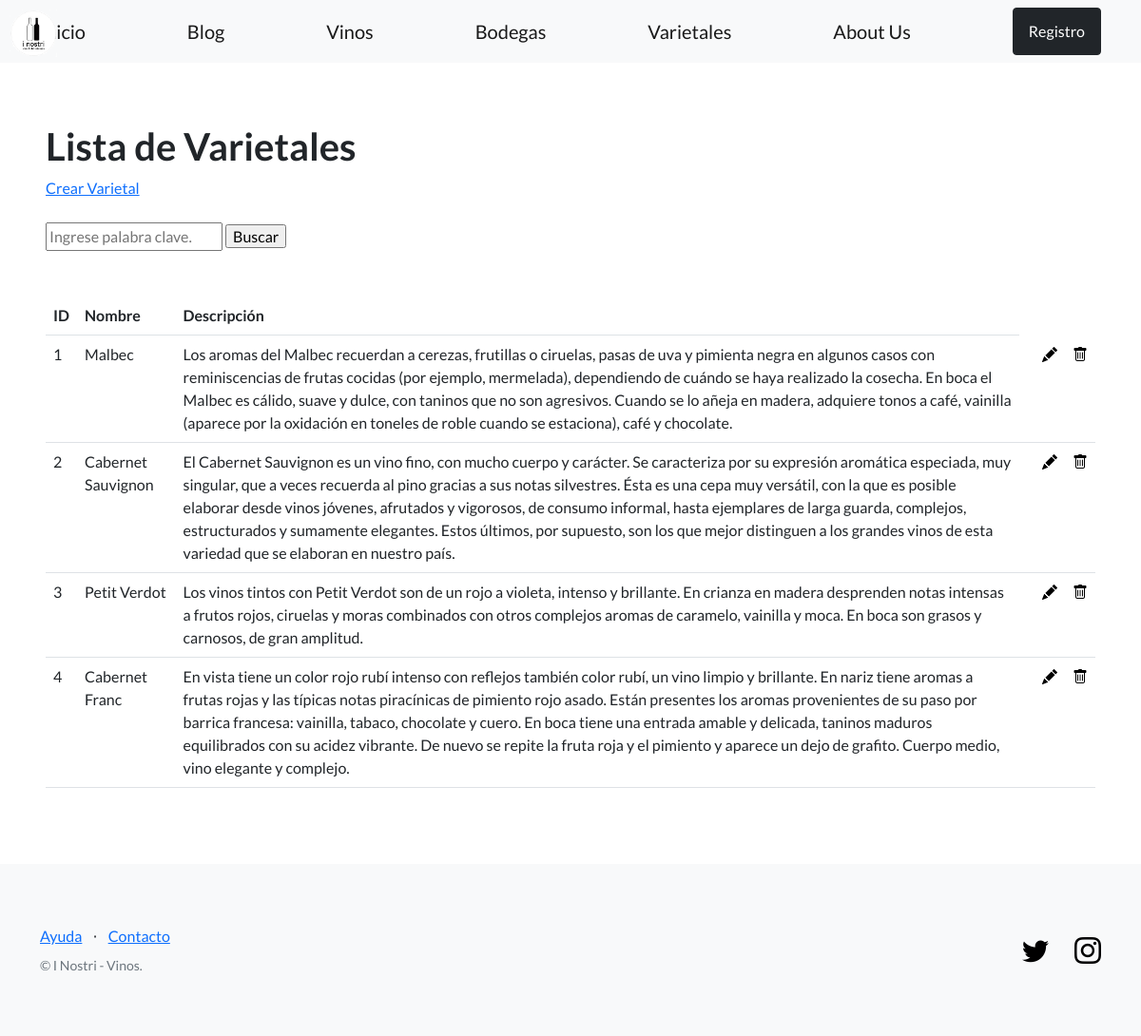
Screenshot of /inostri/varietales/ with the database file from the repository.
### app_inostri/models.py (models this page shows, shortened)
class Varietal(models.Model):
    nombre = models.CharField(max_length=64)
    descripcion = models.TextField(blank=True)

### app_inostri/views.py (the view)
# urls.py: path('varietales/', VarietalListView.as_view(), name='lista_varietales'),
class VarietalListView(ListView):
    model = Varietal
    template_name = 'app_inostri/lista_varietales.html'

### app_inostri/templates/app_inostri/lista_varietales.html (shortened to what this page needs)
{% extends "app_inostri/base.html" %}
{% block contenido %}
<section>
  <div>
    <h1>Lista de Varietales</h1>
    <a href="{% url 'crear_varietal' %}">Crear Varietal</a>
    <br>
    <br>
      <form action="{% url 'buscar_varietal' %}" method="GET">
      <input name="q" type="text" placeholder="Ingrese palabra clave.">
      <input type="submit" value="Buscar">
    </form>
    <br>
    <br>
    <table class="table">
      <tbody>
        <tr>
          <th>ID</th>
          <th>Nombre</th>
          <th>Descripción</th>
        </tr>
        {% for varietal in object_list %}
        <tr>
          <td>{{ varietal.id }}</td>
          <td>{{ varietal.nombre }}</td>
          <td>{{ varietal.descripcion }}</td>
          <td>
            </td>
            <td>
              <a href="{% url 'editar_varietal' varietal.id %}">
                <span class='bi bi-pencil-fill' style="color: black;"></span>
              </a>
            </td>
            <td>
              <a href="{% url 'eliminar_varietal' varietal.id %}">
                <i class="bi bi-trash" style="color: black;"></i>
            </a>
          </td>
        </tr>
        {% endfor %}
      </tbody>
    </table>
  </div>
 </section>
 {% endblock contenido %}

### rows the page displays
Varietal: id "1", nombre "Malbec", descripcion "Los aromas del Malbec recuerdan a cerezas, frutillas o ciruelas, pasas de uva y pimienta negra en algunos casos con reminiscencias de frutas cocidas (por ejemplo, mermelada), dependiendo de cuándo se haya realizado la cosecha. En boca el Malbec es cálido, suave y dulce, con taninos que no son agresivos. Cuando se lo añeja en madera, adquiere tonos a café, vainilla (aparece por la oxidación en toneles de roble cuando se estaciona), café y chocolate."
Varietal: id "2", nombre "Cabernet Sauvignon", descripcion "El Cabernet Sauvignon es un vino fino, con mucho cuerpo y carácter. Se caracteriza por su expresión aromática especiada, muy singular, que a veces recuerda al pino gracias a sus notas silvestres. Ésta es una cepa muy versátil, con la que es posible elaborar desde vinos jóvenes, afrutados y vigorosos, de consumo informal, hasta ejemplares de larga guarda, complejos, estructurados y sumamente elegantes. Estos últimos, por supuesto, son los que mejor distinguen a los grandes vinos de esta variedad que se elaboran en nuestro país."
Varietal: id "3", nombre "Petit Verdot", descripcion "Los vinos tintos con Petit Verdot son de un rojo a violeta, intenso y brillante. En crianza en madera desprenden notas intensas a frutos rojos, ciruelas y moras combinados con otros complejos aromas de caramelo, vainilla y moca. En boca son grasos y carnosos, de gran amplitud."
Varietal: id "4", nombre "Cabernet Franc", descripcion "En vista tiene un color rojo rubí intenso con reflejos también color rubí, un vino limpio y brillante. En nariz tiene aromas a frutas rojas y las típicas notas piracínicas de pimiento rojo asado. Están presentes los aromas provenientes de su paso por barrica francesa: vainilla, tabaco, chocolate y cuero. En boca tiene una entrada amable y delicada, taninos maduros equilibrados con su acidez vibrante. De nuevo se repite la fruta roja y el pimiento y aparece un dejo de grafito. Cuerpo medio, vino elegante y complejo."
